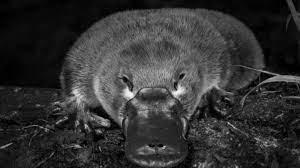
#> input picture images/ornitorrinco_grey.jpg, 300 x 168 px
$ python grey_to_wb.py
#> lines starting #> are read from the running program, lines starting #| are printed output that depends on the picture; after the words box and inside, x2 and y2 are one past the last pixel; in counts of white or black regions, pixels touching at a corner belong together
from PIL import Image

# importando imagem em tons de cinza
img = Image.open("images/ornitorrinco_grey.jpg")
#> img is the input picture: PIL image 300x168 L; min 0, max 249, mean 50.9

# intensidade dos pixels
limite = 80

# converter para preto e branco com o calculo do limite do pixel para identificar o que será branco ou preto
img_whiteblack = img.point(lambda x: 0 if x < limite else 255, "1")
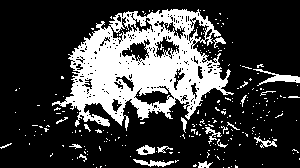
#> img_whiteblack: PIL image 300x168 1; 24.5% white; 241 white regions (221 under 20 px), largest, box (x1, y1, x2, y2) and area: (52, 9, 234, 131) 10545, (253, 69, 300, 86) 257, (133, 159, 174, 167) 150

# salvar a imagem preta e branca
img_whiteblack.save("images/ornitorrinco_wb.jpg")
